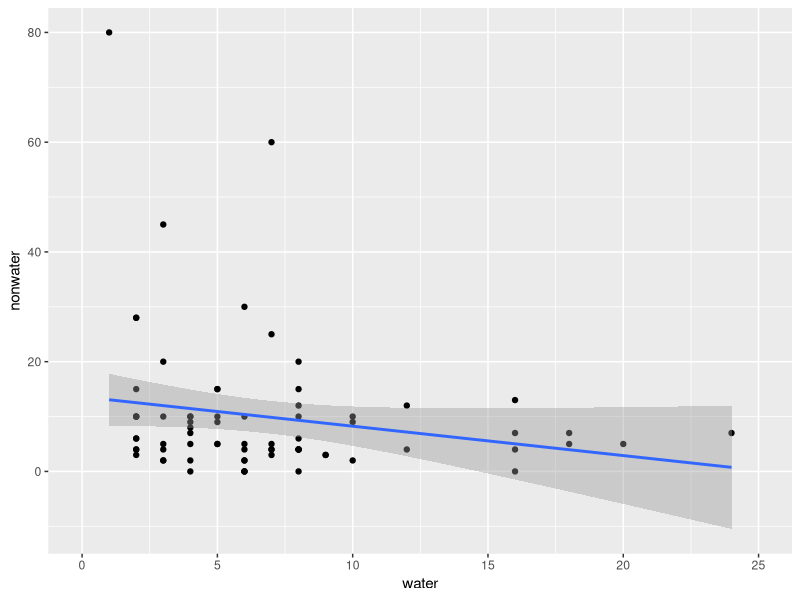

Here is the R script that generated this plot: (Note: this script raises an error after producing the figure.)
library(ggplot2)
library(dplyr)
#Import Data
df <- read.csv("STT-3850-101 Project Data - Form Responses 1.csv")
# Rename columns
colnames(df) <- c("time","major","year","water","nonwater")
# Delete timestamp
df <- subset(df, select = -c(time))
# df will be our working data frame
# We want to find the correlations between major and year on the consumption of water and beverages

# First let's see the plot of water vs beverages

ggplot(data = df, aes(x = water, y = nonwater)) +
  geom_point() +
  # Remove the 100 cups of water/day outlier
  xlim(0, 25) +
  geom_smooth(method = "lm")

water_nonwater_model_year = lm(water ~ nonwater + year, data = df)
summary(water_nonwater_model_year)
get_regression_table(water_nonwater_model_year)


# Based on initial appearance, it would seem that there is, logically, a negative correlation between
# water and nonwater consumption.

# Factors major by median of water by major
water_orderedF <- with(df, reorder(major,
                                  water,
                                  median))

# Factors major by median of nonwater by major
nonwater_orderedF <- with(df, reorder(major,
                                     nonwater,
                                     median))

# Applies the factored water
water_ordered <- df
water_ordered$major <- factor(water_ordered$major,
                              levels = levels(water_orderedF))

# Applies the factored nonwater
nonwater_ordered <- df
nonwater_ordered$major <- factor(nonwater_ordered$major,
                                 levels = levels(nonwater_orderedF))

# Boxplot for water by major
ggplot(data = water_ordered, aes(x = major, y = water)) +
  geom_boxplot() +
  ylim(0, 25)

# Boxplot for nonwater by major
ggplot(data = nonwater_ordered, aes(x = major, y = nonwater)) +
  geom_boxplot()

new_data <- df %>%
  mutate(upper = ifelse(year == "Freshman" | year == "Sophomore", 0, 1)) %>%
  mutate(major = ifelse(major == "College of Fine and Applied Arts" | major == "Hayes School of Music", "College of Fine and Applied Art/Hayes School of Music", major))

new_data <- new_data %>%
  select(major, upper, water, nonwater)

ggplot(data = new_data, aes(x = upper == 1, y = water)) +
  ylim(0, 25) +
  geom_boxplot()

ggplot(data = new_data, aes(x = major, y = water)) +
  ylim(0, 25) +
  geom_boxplot()